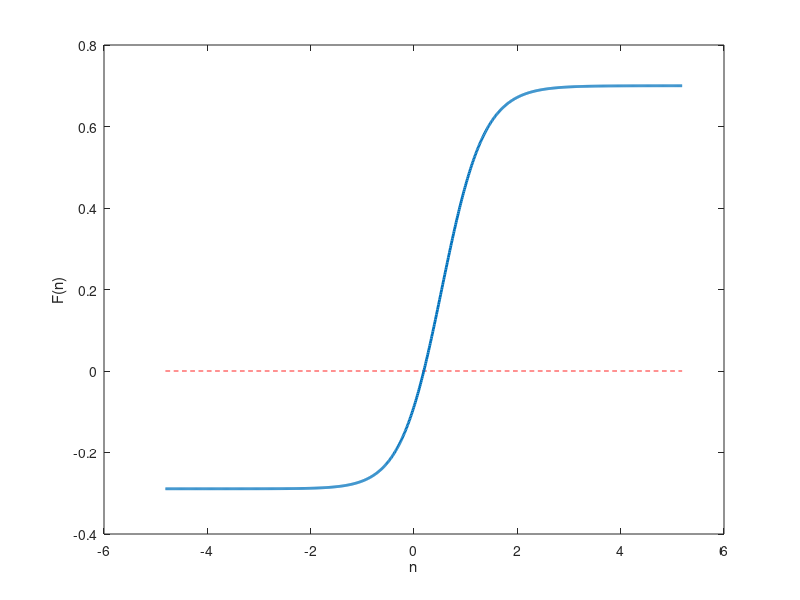

Source code (MATLAB):
format long g

% price cap
xi = 0.3;
% xi = 0.6;

% LMSR
beta = 1;
q = 10*ones(1,5);
% q = [71.43667960674091200687 72.6286796067409120068];
i = 1;
qj = [q(1:i-1) q(i+1:end)];
n = -q(i) + log(xi*sum(exp(beta*qj))/(1 - xi)) / beta
q(i) = q(i) + n;
p_lmsr = exp(beta*q) / sum(exp(beta*q))

% LS-LMSR
clear n
a = 0.0079;
% a = 0.00790000000000000001;
q = 10*ones(1,5);
% q = [71.43667960674091200687 72.6286796067409120068];
i = 1;
qj = [q(1:i-1) q(i+1:end)];
F = @(n) a*log(exp((q(i) + n)/a/(n + sum(q))) + sum(exp(qj/a/(n + sum(q))))) + ...
    (exp((q(i) + n)/a/(n + sum(q)))*sum(qj) - sum(qj.*exp(qj/a/(n + sum(q))))) / ...
    ((n + sum(q))*(exp((q(i) + n)/a/(n + sum(q))) + sum(exp(qj/a/(n + sum(q)))))) - xi;
n0 = fzero(F, [-0.78, 1.78], optimset('Display', 'iter'))
q(i) = q(i) + n0;
b = a*sum(q);
p_lslmsr = a*log(sum(exp(q/b))) + ...
    (exp(q/b)*sum(q) - sum(q.*exp(q/b))) / sum(q) / sum(exp(q/b))

% plot solution
numPts = 1000;
x = linspace(n0 - 5, n0 + 5, numPts);
y = zeros(1, numPts);
for ii = 1:numPts
    y(ii) = F(x(ii));
end
plot(x, zeros(size(x)), 'r--', x, y, 'LineWidth', 2);
xlabel('n');
ylabel('F(n)');
